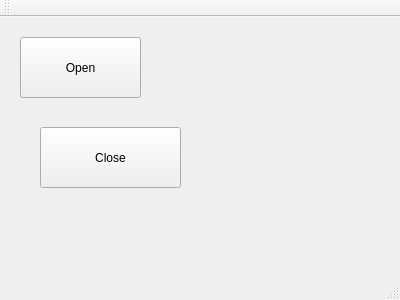
<?xml version="1.0" encoding="UTF-8"?>
<ui version="4.0">
 <class>MainWindow</class>
 <widget class="QMainWindow" name="MainWindow">
  <property name="geometry">
   <rect>
    <x>0</x>
    <y>0</y>
    <width>400</width>
    <height>300</height>
   </rect>
  </property>
  <property name="windowTitle">
   <string>MainWindow</string>
  </property>
  <widget class="QWidget" name="centralWidget">
   <widget class="QPushButton" name="openCam_pushButton">
    <property name="geometry">
     <rect>
      <x>20</x>
      <y>20</y>
      <width>121</width>
      <height>61</height>
     </rect>
    </property>
    <property name="text">
     <string>Open</string>
    </property>
   </widget>
   <widget class="QPushButton" name="closeCam_pushButton">
    <property name="geometry">
     <rect>
      <x>40</x>
      <y>110</y>
      <width>141</width>
      <height>61</height>
     </rect>
    </property>
    <property name="text">
     <string>Close</string>
    </property>
   </widget>
  </widget>
  <widget class="QMenuBar" name="menuBar">
   <property name="geometry">
    <rect>
     <x>0</x>
     <y>0</y>
     <width>400</width>
     <height>21</height>
    </rect>
   </property>
  </widget>
  <widget class="QToolBar" name="mainToolBar">
   <attribute name="toolBarArea">
    <enum>TopToolBarArea</enum>
   </attribute>
   <attribute name="toolBarBreak">
    <bool>false</bool>
   </attribute>
  </widget>
  <widget class="QStatusBar" name="statusBar"/>
 </widget>
 <layoutdefault spacing="6" margin="11"/>
 <resources/>
 <connections/>
</ui>
